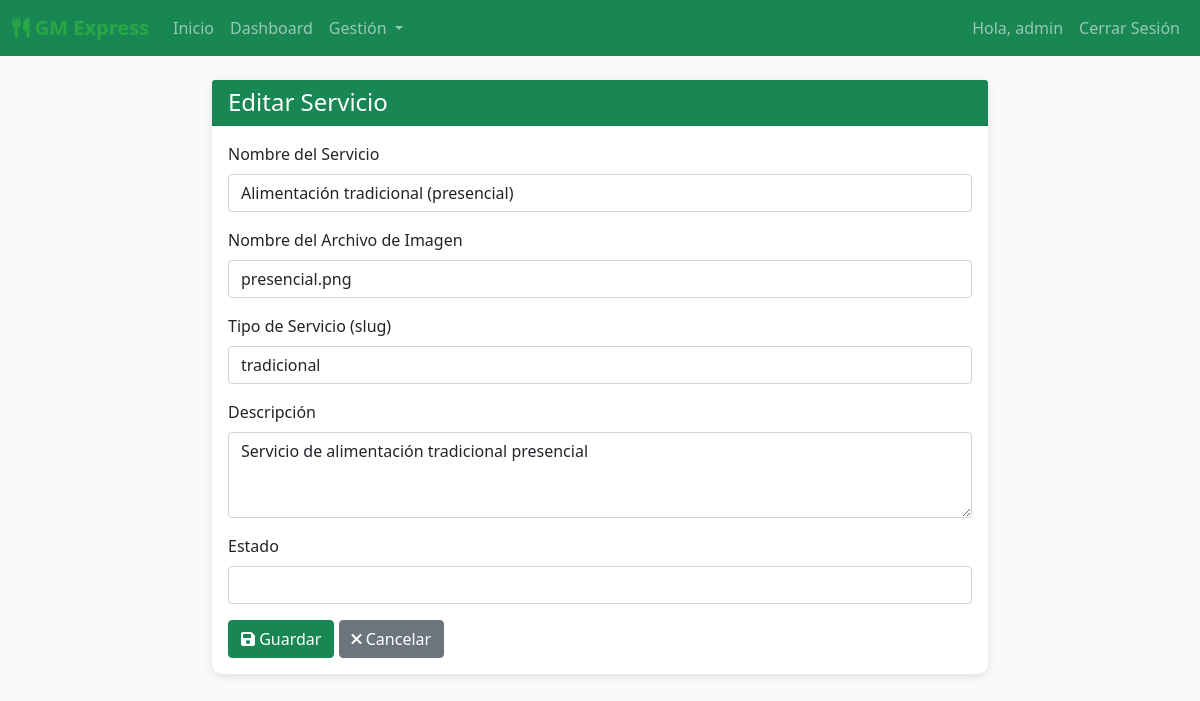
The page /servicios/2/editar/ (signed in) on the database its author committed.
### catalogo/models.py (models this page shows, shortened)
class Servicio(models.Model):
    nombre = models.CharField(max_length=100, null=False)
    imagen = models.CharField(max_length=255, default='default.jpg')
    servicio_tipo = models.CharField(max_length=50, null=False)
    descripcion = models.CharField(max_length=200, null=True, blank=True)
    estado = models.CharField(max_length=1, default='1')
    class Meta:
        db_table = 'servicio'
        verbose_name = 'Servicio'
        verbose_name_plural = 'Servicios'

### catalogo/views.py (the view)
# urls.py: path('servicios/<int:pk>/editar/', catalogo_vista.servicio_editar, name='servicio_editar'),
@login_required
def servicio_editar(request, pk):
    servicio = get_object_or_404(Servicio, pk=pk)
    if request.method == 'POST':
        form = ServicioForm(request.POST, instance=servicio)
        if form.is_valid():
            form.save()
            messages.success(request, 'Servicio actualizado exitosamente.')
            return redirect('servicio_lista')
    else:
        form = ServicioForm(instance=servicio)
    context = {'form': form, 'accion': 'Editar', 'servicio': servicio}
    return render(request, 'templateCatalogo/servicio_form.html', context)

### templates/templateCatalogo/servicio_form.html (shortened to what this page needs)
{% extends 'base_crud.html' %}
{% block content %}
<div class="row justify-content-center">
    <div class="col-md-8">
        <div class="card">
            <div class="card-header bg-success text-white">
                <h4 class="mb-0">{{ accion }} Servicio</h4>
            </div>
            <div class="card-body">
                <form method="post">
                    {% for field in form %}
                    <div class="mb-3">
                        <label for="{{ field.id_for_label }}" class="form-label">{{ field.label }}</label>
                        {{ field }}
                    </div>
                    {% endfor %}
                    <button type="submit" class="btn btn-success"><i class="fas fa-save"></i> Guardar</button>
                    <a href="{% url 'servicio_lista' %}" class="btn btn-secondary"><i class="fas fa-times"></i> Cancelar</a>
                </form>
            </div>
        </div>
    </div>
</div>
{% endblock %}

### templates/base_crud.html (shortened to what this page needs)
<!DOCTYPE html>
<html lang="es">
<head>
    <link href="https://cdn.jsdelivr.net/npm/bootstrap@5.1.3/dist/css/bootstrap.min.css" rel="stylesheet">
    <link href="https://cdnjs.cloudflare.com/ajax/libs/font-awesome/6.0.0/css/all.min.css" rel="stylesheet">
</head>
<body>
    <nav class="navbar navbar-expand-lg navbar-dark bg-success">
        <div class="container-fluid">
            <a class="navbar-brand" href="{% url 'inicio' %}">
                <i class="fas fa-utensils"></i> GM Express
            </a>
            <div class="collapse navbar-collapse" id="navbarNav">
                <ul class="navbar-nav me-auto">
                    <li class="nav-item">
                        <a class="nav-link" href="{% url 'inicio' %}">Inicio</a>
                    </li>
                    {% if user.is_authenticated %}
                    <li class="nav-item">
                        <a class="nav-link" href="{% url 'dashboard' %}">Dashboard</a>
                    </li>
                    <li class="nav-item dropdown">
                        <a class="nav-link dropdown-toggle" href="#" id="navbarDropdown" role="button" data-bs-toggle="dropdown">
                            Gestión
                        </a>
                    </li>
                    {% endif %}
                </ul>
                <ul class="navbar-nav">
                    {% if user.is_authenticated %}
                    <li class="nav-item">
                        <span class="nav-link">Hola, {{ user.username }}</span>
                    </li>
                    <li class="nav-item">
                        <a class="nav-link" href="{% url 'logout' %}">Cerrar Sesión</a>
                    </li>
                    {% else %}
                    <li class="nav-item">
                        <a class="nav-link" href="{% url 'login' %}">Iniciar Sesión</a>
                    </li>
                    {% endif %}
                </ul>
            </div>
        </div>
    </nav>
    <div class="container-fluid mt-4">
        {% block content %}{% endblock %}
    </div>
</body>
</html>

### templates/base_crud.html (style rules this page uses)
body { background-color: #f8f9fa; }
.navbar-brand { font-weight: bold; color: #28a745 !important; }
.card { border: none; border-radius: 10px; box-shadow: 0 2px 10px rgba(0, 0, 0, 0.1); margin-bottom: 20px; }

### rows shown on the page
Servicio: form "Alimentación tradicional (presencial)" "presencial.png" "tradicional" "Servicio de alimentación tradicional presencial"

### other values the page prints
{{ user.username }} "admin"
{{ accion }} "Editar"
{{ field.label }} "Nombre del Servicio" "Nombre del Archivo de Imagen" "Tipo de Servicio (slug)" "Descripción" "Estado"
